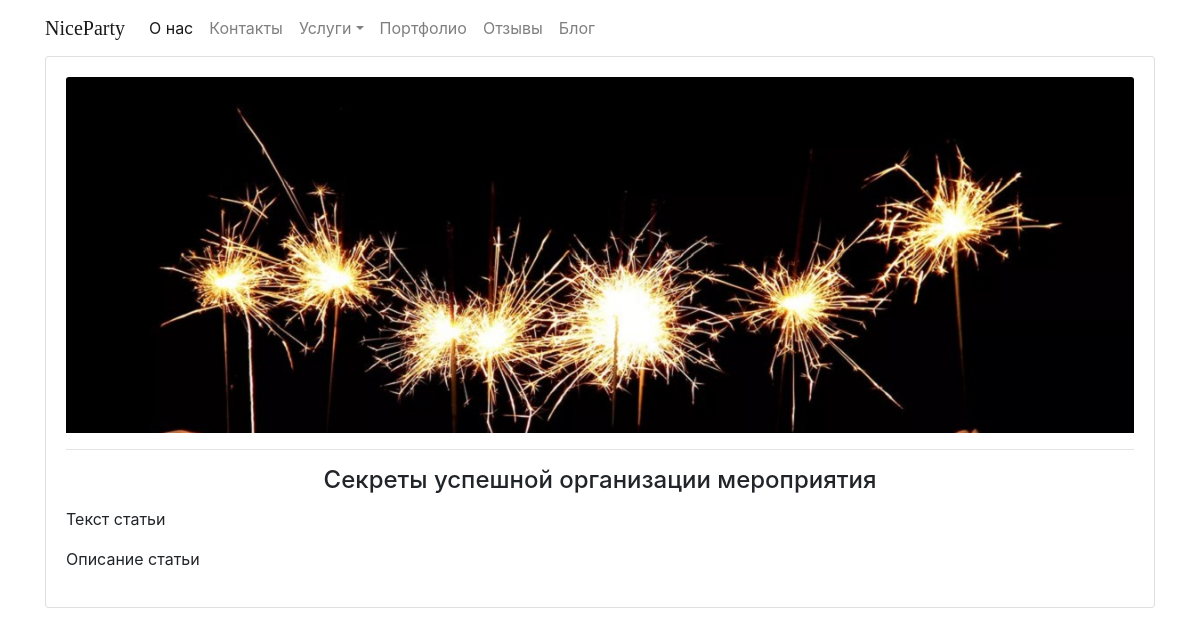
The page /blog/1 on the database its author committed.
### blog/models.py (models this page shows, shortened)
class Blog(models.Model):
    blogTitle = models.CharField(max_length=128)
    blogBody = models.TextField()
    blogDesc = models.TextField()
    blogPhoto = models.ImageField(upload_to="image/%Y/%m/%d", blank=True)

### blog/templates/blog/single.html (shortened to what this page needs)
{% extends "main/layout.html" %}
    {% load static %}
{% block content  %}
<div class="container">
    <div class="row text-center" >
      <div class="col-md-12 pb-1 pb-md-0">
        <div class="card">
          <div class="card-body">
            <img class="card-img-top" src="{{MEDIA_URL}}{{ blog.blogPhoto.url }}" alt="Card image cap">
            <hr>
              <h5 class="card-title">{{ blog.blogTitle }}</h5>
              <p class="text-left">{{ blog.blogBody }}</p>
              <p class="text-left">{{ blog.blogDesc }}</p>
          </div>
        </div>
      </div>
    </div>
</div>
{% endblock %}

### rows shown on the page
Blog: blogPhoto (picture), blogTitle "Секреты успешной организации мероприятия", blogBody "Текст статьи", blogDesc "Описание статьи"
